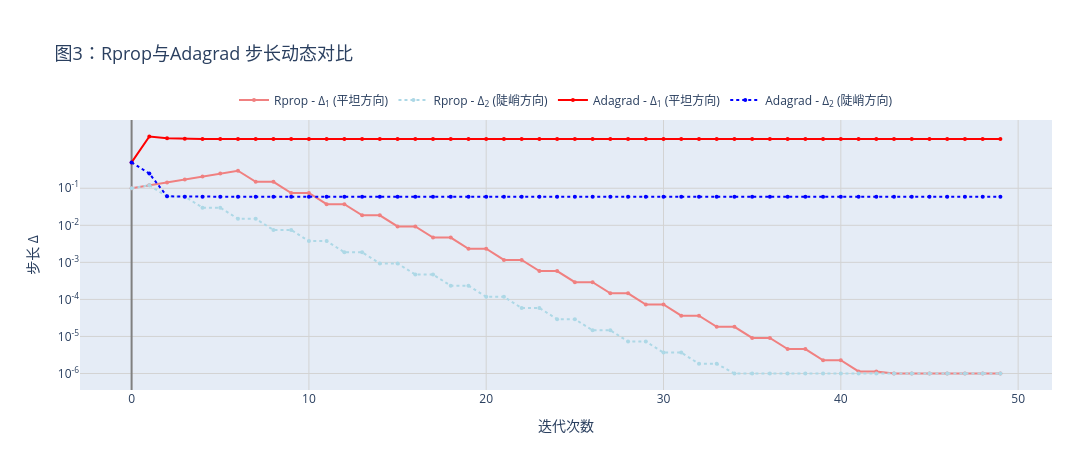

Here is the notebook cell this chart was saved with:
### Markdown cell above
### 图2 解读



1. **稳定性对比**：Adagrad 在本算例中表现出**极高的优化稳定性**，全程无震荡，呈平滑对数线性下降；而 Rprop 表现出明显的震荡和收敛停滞。

2. **收敛速度与精度**：在相同的50步迭代内，**Adagrad 的收敛速度和精度远超 Rprop**。
   - Adagrad 最终损失达到 **10^-24** 级别。
   - Rprop 最终损失停留在 **10^-8** 级别，比 Adagrad 高了约16个数量级。

3. **原因分析**：
   - **Rprop 的局限性**：其步长调节是离散的（×1.2 或 ×0.5），且基于梯度符号。在接近最优解时，梯度变得非常小，符号容易抖动，导致步长无法进一步减小，从而"卡"在10^-8附近的精度。
   - **Adagrad 的优势**：其学习率 `η / √(G + ε)` 会随累加梯度平方 G 的增加而**连续、平滑地缩小**。这使得在接近最优解时，步长能够自动变得极小，从而实现极高精度的收敛。

### Code cell
# ============================================================
# 代码块14：算例二 —— 图3：Rprop vs Adagrad 步长动态对比
# ============================================================

print("\n📊 生成图3：Rprop vs Adagrad 步长动态对比...")

# 定义自定义对数刻度：10的负1次方 到 10的负6次方
tickvals = [1e-1, 1e-2, 1e-3, 1e-4, 1e-5, 1e-6]
# 使用 HTML 格式确保上标渲染一致
ticktext = ['10<sup>-1</sup>', '10<sup>-2</sup>', '10<sup>-3</sup>', '10<sup>-4</sup>', '10<sup>-5</sup>', '10<sup>-6</sup>']

# 创建图形对象
fig3 = go.Figure()

# --- Rprop 轨迹（浅色系，统一用实心圆点） ---
# Rprop θ₁ 方向步长（浅红色，实线）
fig3.add_trace(go.Scatter(
    x=list(range(len(rprop_delta))), y=rprop_delta[:, 0],  # x轴：迭代次数，y轴：θ₁步长
    mode='lines+markers',
    name='Rprop - Δ<sub>1</sub> (平坦方向)',
    line=dict(color='lightcoral', width=2, dash='solid'),
    marker=dict(size=4, color='lightcoral', symbol='circle')
))

# Rprop θ₂ 方向步长（浅蓝色，点线）
fig3.add_trace(go.Scatter(
    x=list(range(len(rprop_delta))), y=rprop_delta[:, 1],  # x轴：迭代次数，y轴：θ₂步长
    mode='lines+markers',
    name='Rprop - Δ<sub>2</sub> (陡峭方向)',
    line=dict(color='lightblue', width=2, dash='dot'),
    marker=dict(size=4, color='lightblue', symbol='circle')
))

# --- Adagrad 轨迹（深色系，统一用实心圆点） ---
# Adagrad θ₁ 方向有效学习率（深红色，实线）
fig3.add_trace(go.Scatter(
    x=list(range(len(adagrad_lr))), y=adagrad_lr[:, 0],  # x轴：迭代次数，y轴：θ₁有效学习率
    mode='lines+markers',
    name='Adagrad - Δ<sub>1</sub> (平坦方向)',
    line=dict(color='red', width=2, dash='solid'),
    marker=dict(size=4, color='red', symbol='circle')
))

# Adagrad θ₂ 方向有效学习率（深蓝色，点线）
fig3.add_trace(go.Scatter(
    x=list(range(len(adagrad_lr))), y=adagrad_lr[:, 1],  # x轴：迭代次数，y轴：θ₂有效学习率
    mode='lines+markers',
    name='Adagrad - Δ<sub>2</sub> (陡峭方向)',
    line=dict(color='blue', width=2, dash='dot'),
    marker=dict(size=4, color='blue', symbol='circle')
))

# 设置图表布局
fig3.update_layout(
    title=dict(text='图3：Rprop与Adagrad 步长动态对比', font=dict(size=18)),
    xaxis_title='迭代次数', 
    yaxis_title='步长 Δ',
    yaxis=dict(
        type='log',  # 对数坐标
        tickmode='array',
        tickvals=tickvals,
        ticktext=ticktext,  # 显示为 10⁻ⁿ 格式
        gridcolor='lightgray',
        zeroline=True,
        zerolinecolor='gray'
    ),
    xaxis=dict(gridcolor='lightgray', zeroline=True, zerolinecolor='gray'),
    width=width, height=PLOT_PARAMS['height_standard'],
    # 图例设置：标题下边居中
    legend=dict(
        orientation='h',
        yanchor='bottom',
        y=1.02,
        xanchor='center',
        x=0.5,
        font=dict(size=12),
        bgcolor='rgba(255,255,255,0)',
        bordercolor='rgba(255,255,255,0)',
        borderwidth=0
    ),
    margin=dict(l=80, r=40, t=120, b=60)  # 增加顶部边距
)

fig3.show()  # 显示图表

### Figure 1 — Plotly figure (JSON) as saved in the notebook; plotly's stock layout.template omitted (floating-point values rounded to 4 significant figures)
{"data": [{"line": {"color": "lightcoral", "dash": "solid", "width": 2}, "marker": {"color": "lightcoral", "size": 4, "symbol": "circle"}, "mode": "lines+markers", "name": "Rprop - Δ<sub>1</sub> (平坦方向)", "type": "scatter", "x": [0, 1, 2, 3, 4, 5, 6, 7, 8, 9, 10, 11, 12, 13, 14, 15, 16, 17, 18, 19, 20, 21, 22, 23, 24, 25, 26, 27, 28, 29, 30, 31, 32, 33, 34, 35, 36, 37, 38, 39, 40, 41, 42, 43, 44, 45, 46, 47, 48, 49], "y": [0.1, 0.12, 0.144, 0.1728, 0.2074, 0.2488, 0.2986, 0.1493, 0.1493, 0.07465, 0.07465, 0.03732, 0.03732, 0.01866, 0.01866, 0.009331, 0.009331, 0.004666, 0.004666, 0.002333, 0.002333, 0.001166, 0.001166, 0.0005832, 0.0005832, 0.0002916, 0.0002916, 0.0001458, 0.0001458, 7.29e-05, 7.29e-05, 3.645e-05, 3.645e-05, 1.822e-05, 1.822e-05, 9.112e-06, 9.112e-06, 4.556e-06, 4.556e-06, 2.278e-06, 2.278e-06, 1.139e-06, 1.139e-06, 1e-06, 1e-06, 1e-06, 1e-06, 1e-06, 1e-06, 1e-06]}, {"line": {"color": "lightblue", "dash": "dot", "width": 2}, "marker": {"color": "lightblue", "size": 4, "symbol": "circle"}, "mode": "lines+markers", "name": "Rprop - Δ<sub>2</sub> (陡峭方向)", "type": "scatter", "x": [0, 1, 2, 3, 4, 5, 6, 7, 8, 9, 10, 11, 12, 13, 14, 15, 16, 17, 18, 19, 20, 21, 22, 23, 24, 25, 26, 27, 28, 29, 30, 31, 32, 33, 34, 35, 36, 37, 38, 39, 40, 41, 42, 43, 44, 45, 46, 47, 48, 49], "y": [0.1, 0.12, 0.06, 0.06, 0.03, 0.03, 0.015, 0.015, 0.0075, 0.0075, 0.00375, 0.00375, 0.001875, 0.001875, 0.0009375, 0.0009375, 0.0004687, 0.0004687, 0.0002344, 0.0002344, 0.0001172, 0.0001172, 5.859e-05, 5.859e-05, 2.93e-05, 2.93e-05, 1.465e-05, 1.465e-05, 7.324e-06, 7.324e-06, 3.662e-06, 3.662e-06, 1.831e-06, 1.831e-06, 1e-06, 1e-06, 1e-06, 1e-06, 1e-06, 1e-06, 1e-06, 1e-06, 1e-06, 1e-06, 1e-06, 1e-06, 1e-06, 1e-06, 1e-06, 1e-06]}, {"line": {"color": "red", "dash": "solid", "width": 2}, "marker": {"color": "red", "size": 4, "symbol": "circle"}, "mode": "lines+markers", "name": "Adagrad - Δ<sub>1</sub> (平坦方向)", "type": "scatter", "x": [0, 1, 2, 3, 4, 5, 6, 7, 8, 9, 10, 11, 12, 13, 14, 15, 16, 17, 18, 19, 20, 21, 22, 23, 24, 25, 26, 27, 28, 29, 30, 31, 32, 33, 34, 35, 36, 37, 38, 39, 40, 41, 42, 43, 44, 45, 46, 47, 48, 49], "y": [0.5, 2.5, 2.236, 2.171, 2.151, 2.145, 2.143, 2.142, 2.142, 2.142, 2.142, 2.142, 2.142, 2.142, 2.142, 2.142, 2.142, 2.142, 2.142, 2.142, 2.142, 2.142, 2.142, 2.142, 2.142, 2.142, 2.142, 2.142, 2.142, 2.142, 2.142, 2.142, 2.142, 2.142, 2.142, 2.142, 2.142, 2.142, 2.142, 2.142, 2.142, 2.142, 2.142, 2.142, 2.142, 2.142, 2.142, 2.142, 2.142, 2.142]}, {"line": {"color": "blue", "dash": "dot", "width": 2}, "marker": {"color": "blue", "size": 4, "symbol": "circle"}, "mode": "lines+markers", "name": "Adagrad - Δ<sub>2</sub> (陡峭方向)", "type": "scatter", "x": [0, 1, 2, 3, 4, 5, 6, 7, 8, 9, 10, 11, 12, 13, 14, 15, 16, 17, 18, 19, 20, 21, 22, 23, 24, 25, 26, 27, 28, 29, 30, 31, 32, 33, 34, 35, 36, 37, 38, 39, 40, 41, 42, 43, 44, 45, 46, 47, 48, 49], "y": [0.5, 0.25, 0.06063, 0.05938, 0.05934, 0.05934, 0.05934, 0.05934, 0.05934, 0.05934, 0.05934, 0.05934, 0.05934, 0.05934, 0.05934, 0.05934, 0.05934, 0.05934, 0.05934, 0.05934, 0.05934, 0.05934, 0.05934, 0.05934, 0.05934, 0.05934, 0.05934, 0.05934, 0.05934, 0.05934, 0.05934, 0.05934, 0.05934, 0.05934, 0.05934, 0.05934, 0.05934, 0.05934, 0.05934, 0.05934, 0.05934, 0.05934, 0.05934, 0.05934, 0.05934, 0.05934, 0.05934, 0.05934, 0.05934, 0.05934]}], "layout": {"height": 450, "legend": {"bgcolor": "rgba(255,255,255,0)", "bordercolor": "rgba(255,255,255,0)", "borderwidth": 0, "font": {"size": 12}, "orientation": "h", "x": 0.5, "xanchor": "center", "y": 1.02, "yanchor": "bottom"}, "margin": {"b": 60, "l": 80, "r": 40, "t": 120}, "title": {"font": {"size": 18}, "text": "图3：Rprop与Adagrad 步长动态对比"}, "width": 1400, "xaxis": {"gridcolor": "lightgray", "title": {"text": "迭代次数"}, "zeroline": true, "zerolinecolor": "gray"}, "yaxis": {"gridcolor": "lightgray", "tickmode": "array", "ticktext": ["10<sup>-1</sup>", "10<sup>-2</sup>", "10<sup>-3</sup>", "10<sup>-4</sup>", "10<sup>-5</sup>", "10<sup>-6</sup>"], "tickvals": [0.1, 0.01, 0.001, 0.0001, 1e-05, 1e-06], "title": {"text": "步长 Δ"}, "type": "log", "zeroline": true, "zerolinecolor": "gray"}}}
